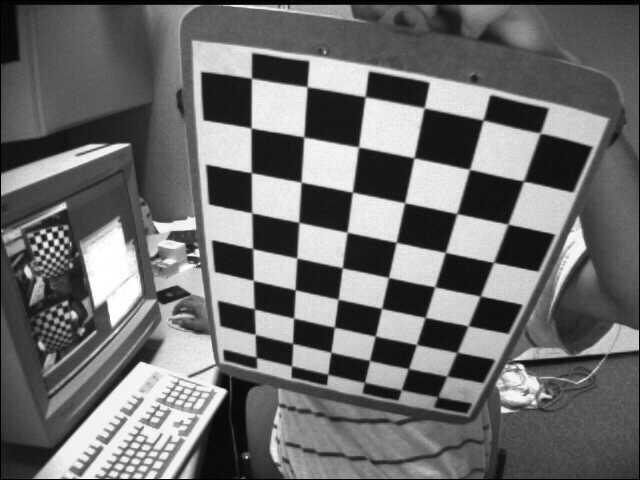
#> input picture AS5/data/left02.jpg, 640 x 480 px; its folder holds only this picture in this run
$ python opencvgiven.py   (older library calls are emulated)
#> lines starting #> are read from the running program, lines starting #| are printed output that depends on the picture; after the words box and inside, x2 and y2 are one past the last pixel; in counts of white or black regions, pixels touching at a corner belong together
import numpy as np
import cv2
import glob

PATTERN_SIZE = (9, 6)
SQUARE_SIZE = 1.0

# termination criteria
criteria = (cv2.TERM_CRITERIA_EPS + cv2.TERM_CRITERIA_MAX_ITER, 30, 0.001)

# prepare object points, like (0,0,0), (1,0,0), (2,0,0) ....,(6,5,0)
objp = np.zeros((9*6,3), np.float32)
objp[:, :2] = np.indices(PATTERN_SIZE).T.reshape(-1, 2)
objp *= SQUARE_SIZE

# Arrays to store object points and image points from all the images.
objpoints = [] # 3d point in real world space
imgpoints = [] # 2d points in image plane.
correspondences = []

images = glob.glob('../data/*.jpg')

for fname in images:
    img = cv2.imread(fname)
#> img is the input picture: shape (480, 640, 3); min 0, max 255, mean 109
    gray = cv2.cvtColor(img,cv2.COLOR_BGR2GRAY)

    # Find the chess board corners
    ret, corners = cv2.findChessboardCorners(gray, (9,6),None)
#> ret = True; corners = 54 rows, first 8: [256.6, 357.4], [255.3, 334.5], [254.8, 309], [253.3, 280.1], [252.5, 248], [251.8, 212.8], [251.2, 172.5], [251.4, 128.3]

    # If found, add object points, image points (after refining them)
    if ret:


        corners_exact = cv2.cornerSubPix(gray,corners,(11,11),(-1,-1),criteria)
#> corners_exact = 54 rows, first 8: [256.4, 362.4], [255.2, 334.4], [254.3, 308.9], [253.3, 280.4], [252.6, 248.6], [251.8, 212.8], [251.3, 172.7], [251.1, 128]
        corners_exact = corners_exact.reshape(-1, 2)
#> corners_exact = 54 pairs, first value 251.1 to 540.1, second value 78.19 to 402.6

        if corners_exact.shape[0] == objp.shape[0] :
            imgpoints.append(corners_exact)
            objpoints.append(objp[:,:-1])
            assert corners_exact.shape == objp[:, :-1].shape, "mismatch shape corners and objp[:,:-1]"
            correspondences.append([corners_exact.astype(np.int), objp[:, :-1].astype(np.int)])

        # Write the points to the file
        file = open(fname + ".txt", "w")
        for i,j in zip(objp[:,:-1], corners_exact.reshape(-1,2)):
            file.write(str(i[0]) + ' ' + str(i[1]) +  ' ' + str(j[0]) + ' ' + str(j[1]) + '\n')
#> this loop made 54 passes
#> (i, j) on passes 1 to 12: ([0, 0], [256.4, 362.4]), ([1, 0], [255.2, 334.4]), ([2, 0], [254.3, 308.9]), ([3, 0], [253.3, 280.4]), ([4, 0], [252.6, 248.6]), ([5, 0], [251.8, 212.8]), ([6, 0], [251.3, 172.7]), ([7, 0], [251.1, 128]), ([8, 0], [251.5, 78.19]), ([0, 1], [291, 369.3]), ([1, 1], [292.6, 343.4]), ([2, 1], [293.6, 318.1])
        file.close()

        # print("correspondences",len(correspondences))
        # Draw and display the corners
        img = cv2.drawChessboardCorners(img, (9,6), corners_exact,ret)
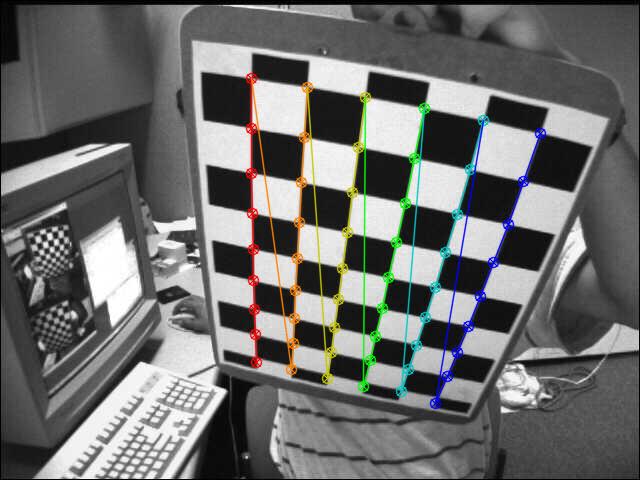
#> img: shape (480, 640, 3); 4.44% of pixels changed, all inside (x1, y1, x2, y2) = (245, 72, 547, 410)
        cv2.imshow('img',img)
        cv2.imwrite(fname + ".jpg", img)
        cv2.waitKey(500)

cv2.destroyAllWindows()

$ run again, on AS5/data/left04.jpg
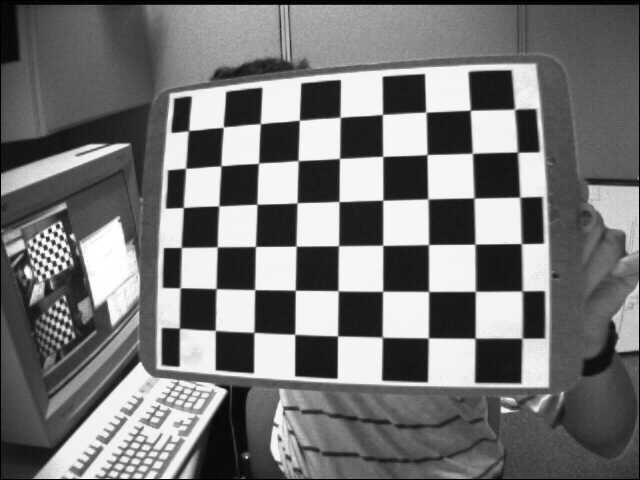
#> input picture AS5/data/left04.jpg, 640 x 480 px
#> img is the input picture: shape (480, 640, 3); min 0, max 255, mean 117.8
#> ret = True; corners = 54 rows, first 8: [188.8, 130.7], [223.3, 127.2], [260.5, 123.6], [299.5, 120.2], [340.2, 117.4], [382.4, 114.5], [425.9, 112.1], [470.3, 110.2]
#> `corners_exact = cv2.cornerSubPix(gray,corners,(11,11),(-1,-1),criteria)`: corners_exact = 54 rows, first 8: [188.5, 130.6], [223.3, 127.1], [260.3, 123.7], [299.3, 120.2], [340.1, 117.3], [382.4, 114.4], [425.8, 112.2], [470.3, 110.2]
#> `corners_exact = corners_exact.reshape(-1, 2)`: corners_exact = 54 pairs, first value 179.4 to 522.2, second value 109.2 to 338.2
#> the loop `for i,j in zip(objp[:,:-1], corners_exact.reshape(-1,2)):` made 54 passes
#> (i, j) on passes 1 to 8: ([0, 0], [188.5, 130.6]), ([1, 0], [223.3, 127.1]), ([2, 0], [260.3, 123.7]), ([3, 0], [299.3, 120.2]), ([4, 0], [340.1, 117.3]), ([5, 0], [382.4, 114.4]), ([6, 0], [425.8, 112.2]), ([7, 0], [470.3, 110.2])
#> `img = cv2.drawChessboardCorners(img, (9,6), corners_exact,ret)`:
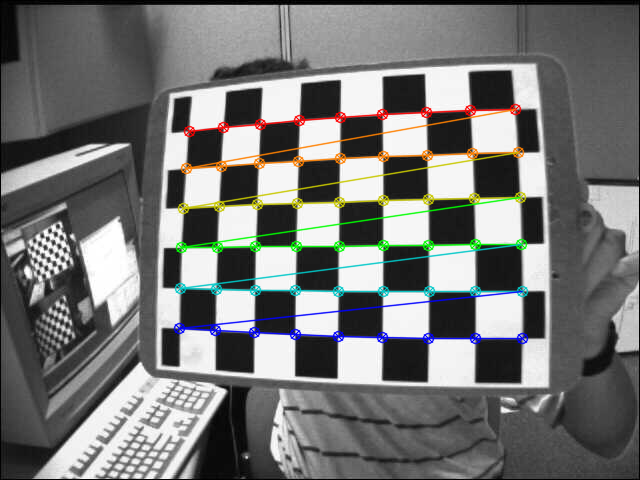
#> img: shape (480, 640, 3); 4.99% of pixels changed, all inside (x1, y1, x2, y2) = (173, 103, 529, 345)

$ run again, on AS5/data/left03.jpg
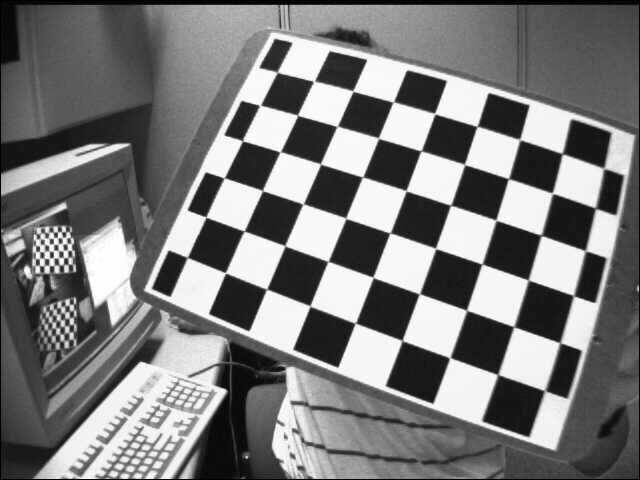
#> input picture AS5/data/left03.jpg, 640 x 480 px
#> img is the input picture: shape (480, 640, 3); min 0, max 255, mean 122.9
#> ret = True; corners = 54 rows, first 8: [277.4, 72.53], [313.4, 81.56], [352.9, 91.05], [393.5, 101.9], [434.6, 113.5], [476.9, 126.7], [519.5, 139.5], [562.1, 154]
#> `corners_exact = cv2.cornerSubPix(gray,corners,(11,11),(-1,-1),criteria)`: corners_exact = 54 rows, first 8: [277.2, 72.2], [314, 81.25], [353, 91.03], [393.2, 102], [434.7, 113.6], [477.1, 126.3], [519.7, 139.6], [562.4, 153.6]
#> `corners_exact = corners_exact.reshape(-1, 2)`: corners_exact = 54 pairs, first value 187.3 to 603.8, second value 72.2 to 390.7
#> the loop `for i,j in zip(objp[:,:-1], corners_exact.reshape(-1,2)):` made 54 passes
#> (i, j) on passes 1 to 8: ([0, 0], [277.2, 72.2]), ([1, 0], [314, 81.25]), ([2, 0], [353, 91.03]), ([3, 0], [393.2, 102]), ([4, 0], [434.7, 113.6]), ([5, 0], [477.1, 126.3]), ([6, 0], [519.7, 139.6]), ([7, 0], [562.4, 153.6])
#> `img = cv2.drawChessboardCorners(img, (9,6), corners_exact,ret)`:
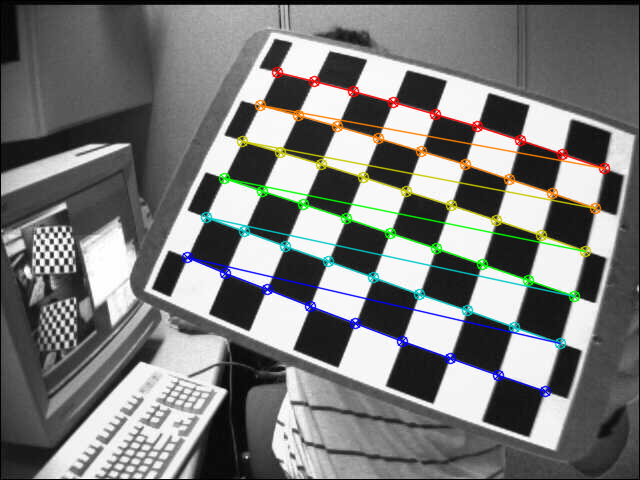
#> img: shape (480, 640, 3); 5.14% of pixels changed, all inside (x1, y1, x2, y2) = (181, 66, 611, 398)
